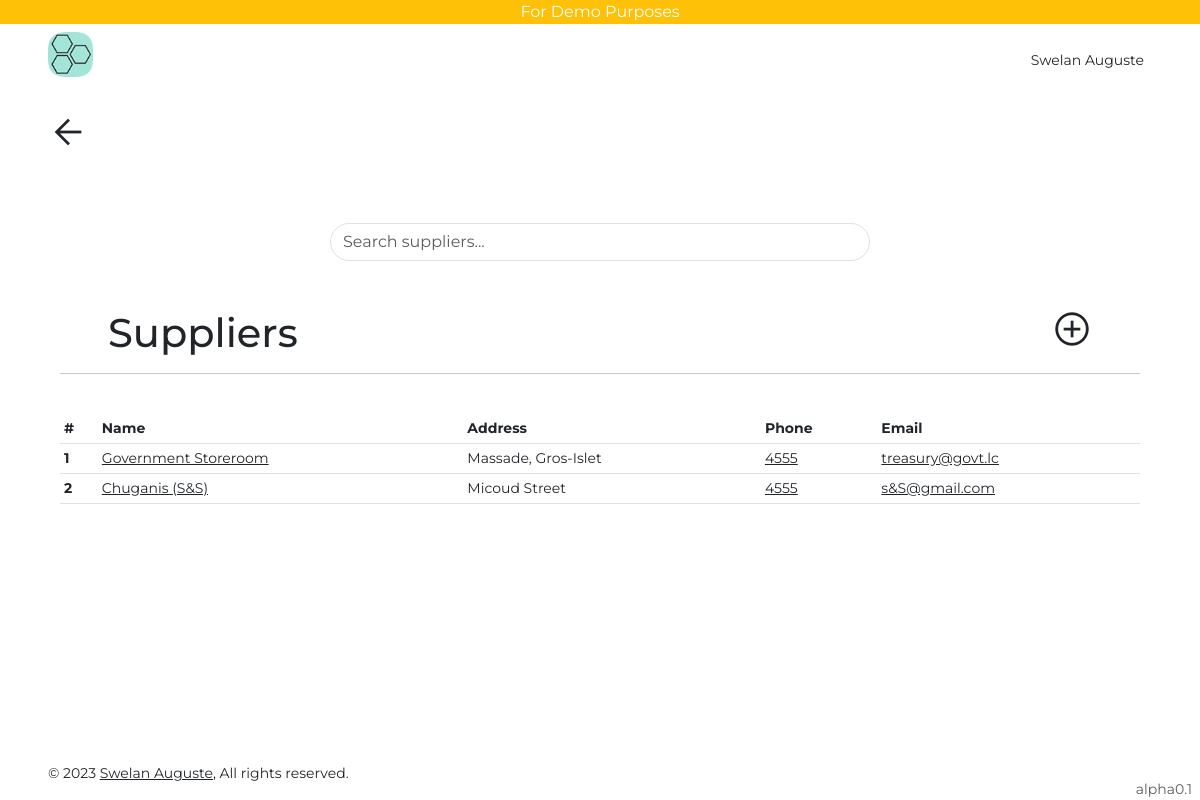
Screenshot of /suppliers/ (signed in) with the database file from the repository.
### users/models.py (models this page shows, shortened)
class User(AbstractUser):
    is_viewer = models.BooleanField(default=True)
    is_admin = models.BooleanField(default=False)

class Profile(models.Model):
    user = models.OneToOneField(User, on_delete=models.CASCADE, related_name="profile")
    uid = models.UUIDField(default=uuid.uuid4, editable=False, unique=True)
    first_name = models.CharField(max_length=255)
    last_name = models.CharField(max_length=255, blank=True)
    slug = models.SlugField(max_length=255, blank=True)
    phone = models.TextField(null=True, default="+1")
    phone1 = models.TextField(blank=True)
    bio = models.TextField(blank=True)
    def get_absolute_url(self):
        return reverse("profile", kwargs={"slug": self.slug})
    def __str__(self) -> str:
        if self.first_name and self.last_name:
            return f"{self.first_name} {self.last_name}"
        return self.user.email

### inventory/models.py (models this page shows, shortened)
class Supplier(models.Model):
    name = models.CharField(max_length=255)
    address = models.CharField(max_length=200, null=True)
    address1 = models.CharField(max_length=200, null=True, blank=True)
    phone = models.CharField(max_length=20, blank=True)
    email = models.EmailField(blank=True)
    def get_absolute_url(self):
        return reverse("supplier-detail", kwargs={"pk": self.pk})

### inventory/views.py (the view)
# urls.py: path("suppliers/", SupplierListView.as_view(), name="supplier-list"),
class SupplierListView(LoginRequiredMixin, ListView):
    model = Supplier
    def get_queryset(self):
        query = self.request.GET.get("suppliers")
        if query:
            return Supplier.objects.filter(
                Q(name__icontains=query)
                | Q(address__icontains=query)
                | Q(phone__icontains=query)
                | Q(email__icontains=query)
            ).distinct()
        else:
            return Supplier.objects.all()

### templates/inventory/supplier_list.html (shortened to what this page needs)
{% extends 'base.html' %}
{% block content %}
{% include 'go_back.html' %}
<div class="container col-lg-12 mx-auto">
    <div class="py-5 col-lg-6 mx-auto">
        <form action=""
            method="get">
            <input class="form-control rounded-pill"
                autofocus
                type="text"
                placeholder="Search suppliers..."
                name="suppliers">
        </form>
    </div>
    <div class="row">
        <div class="col">
            <span class="h1 px-5">Suppliers</span>
        </div>
        <div class="col">
            <a class="float-end"
                href="{% url 'supplier-create' %}"><span
                    class="material-symbols-outlined text-dark fs-1 px-5">
                    add_circle
                </span></a>
        </div>
    </div>
    <hr><br>
    <div class="table-responsive">
        <table class="table table-sm table-hover small">
            <thead>
                <tr>
                    <th scope="col">#</th>
                    <th scope="col">Name</th>
                    <th scope="col">Address</th>
                    <th scope="col">Phone</th>
                    <th scope="col">Email</th>
                </tr>
            </thead>
            <tbody>
                {% for ob in object_list %}
                <tr>
                    <th scope="row">{{forloop.counter}}</th>
                    <td><a class="text-dark"
                            href="{{ob.get_absolute_url}}">{{ob.name}}</a></td>
                    <td>{{ob.address}}</td>
                    <td><a class="text-dark"
                            href="tel:{{ob.phone}}">{{ob.phone}}</a></td>
                    <td><a class="text-dark"
                            href="mailto:{{ob.email}}">{{ob.email}}</a></td>
                </tr>
                {% endfor %}
            </tbody>
        </table>
    </div>
</div>
{% endblock content %}

### templates/navbar.html (shortened to what this page needs)
{% load static %}
<div class="w-100 bg-warning text-center text-white">For Demo Purposes</div>
<nav class="row sticky-top bg-white">
    <div class="col">
        <div class="d-flex py-lg-2 px-lg-5 p-3 bg-white">
            <a class="h3 text-decoration-none text-dark fw-bold me-4"
                href="/">
            <img height="45rem" src="{% static 'images/favicon.ico' %}" alt=""></a>
        </div>
    </div>
    <div class="col">
        <div class="d-flex py-lg-4 px-lg-5 p-3 bg-white justify-content-end">
            {% if request.user.is_authenticated %}
            <div class="dropdown me-2">
                <a class="text-decoration-none text-dark bg-transparent border-0 small p-0 m-0"
                    type="button"
                    data-bs-toggle="dropdown"
                    aria-expanded="false">
                    <span>{{request.user.profile}}</span>
                </a>
            </div>
            {% else %}
            <a class="text-dark"
                href="{% url 'account_login' %}">Sign in</a></li>
            {% endif %}
        </div>
    </div>
</nav>

### static/css/styles.css (style rules this page uses)
html, body { font-family: 'Montserrat', sans-serif; }
body { min-height: 100vh; min-height: -webkit-fill-available; }
html { height: -webkit-fill-available; }

### rows the page displays
User: user.profile "Swelan Auguste"
Supplier: name "Government Storeroom", address "Massade, Gros-Islet", phone "4555", email "treasury@govt.lc"
Supplier: name "Chuganis (S&S)", address "Micoud Street", phone "4555", email "s&S@gmail.com"
